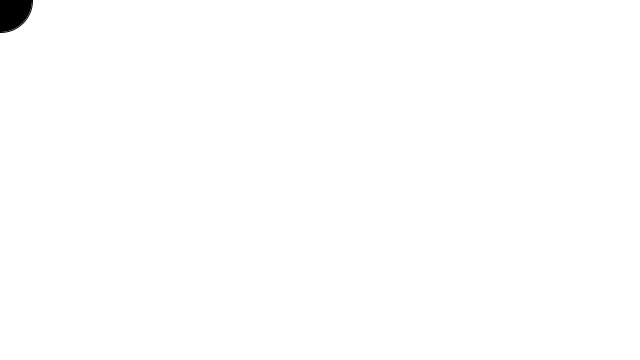
Frame 1 (no input)
Frame 60 (the mouse pressed at the canvas centre just before this capture): identical to frame 1, image omitted
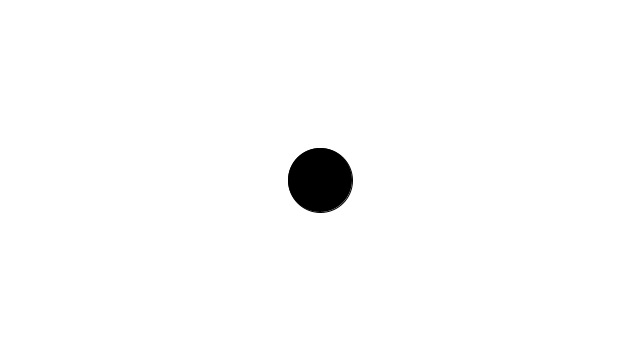
Frame 120 (the mouse held since frame 60 and released just before this capture)

The Processing sketch that drew these frames (run headless with seeded random() and noise(); from frame 60 on, the mouse is pressed at the canvas centre):

// Processing sketch: Drop_Game
// ── Drop_Game.pde
Catcher catcher;
Drop[] drops;
int totalDrops = 0;

void setup(){
  size(640,360);
  catcher = new Catcher(32);
  drops = new Drop[1000];
}

void draw(){
  background(255);
  catcher.setLocation(mouseX,mouseY);
  catcher.display();
  
  for(int i=0; i < totalDrops; i++){
    drops[i].move();
    drops[i].display();
    //if statement for intersection
  }
}
// ── Catcher.pde
class Catcher {
  float r;
  float x,y;
  float col;
  
  Catcher(float tempR){
    r = tempR;
    col = color(50, 10,10);
    x= 0;
    y= 0;
  }
  void setLocation(float tempX, float tempY){
    x = tempX;
    y = tempY;
  }
    
  void display(){
    stroke(0);
    fill(col);
    ellipse(x,y,r*2,r*2);
  }
}
// ── Drop.pde
class Drop{
  float x,y;
  float speed;
  color c;
  float r;
  
  Drop(){
    r = 8;
    y = -r*4;
    x = random(width);
    speed = random(1,5);
    c = color(50,100,150);
  }
  void move(){
    y += speed;
  }
  void display(){
    fill(c);
    noStroke();
    for(int i = 2; i<r; i++){
      ellipse(x,y + i*4, i*2, i*2);
    }
  }
  boolean reachedBottom(){
    if (y > height + r*4){
      return true;
    } else {
      return false;
    }
  }
}
// ── Timer.pde
class Timer {
 int savedTime; //when timer starts
 int totalTime; //timer duration
 
 Timer(int tempTotalTime){
   totalTime = tempTotalTime;
 }
 void start(){ 
   savedTime = millis();
 }
 boolean isFinished(){
   int passedTime = millis()- savedTime;
   if (passedTime>totalTime){
     return true;
   } else {
     return false; 
   }
 }
}
